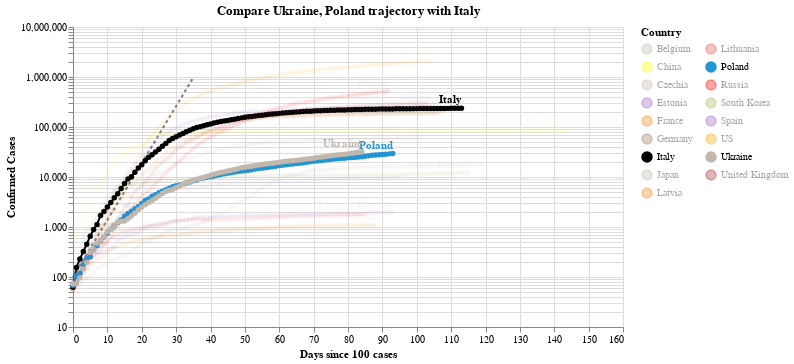

Notebook code cell kept with this figure:
### Code cell
#hide_input
chart2 = make_since_chart(dff2, ['Ukraine', 'Poland'], baseline_countries)
chart2

### Figure 1 — Vega-Lite specification as saved in the notebook (floating-point values rounded to 4 significant figures; data arrays with more than 128 entries replaced by an {"elided": "..."} marker saying what was removed)
{"config": {"view": {"continuousWidth": 400, "continuousHeight": 300}}, "layer": [{"data": {"name": "data-628230001892d6798b50651be41d1b3e"}, "mark": {"type": "line", "color": "black", "opacity": 0.5, "strokeDash": [3, 3]}, "encoding": {"x": {"type": "quantitative", "field": "Days since 100 cases"}, "y": {"type": "quantitative", "field": "Confirmed Cases"}}}, {"data": {"name": "data-e74888e1f842f858e6205c373c6e4f12"}, "mark": {"type": "line", "point": true}, "encoding": {"color": {"type": "nominal", "field": "Country", "legend": {"columns": 2}, "scale": {"domain": ["Belgium", "China", "Czechia", "Estonia", "France", "Germany", "Italy", "Japan", "Latvia", "Lithuania", "Poland", "Russia", "South Korea", "Spain", "US", "Ukraine", "United Kingdom"], "range": ["#C1B7AD", "yellow", "#C1B7AD", "#9467bd", "#F58518", "#9D755D", "black", "#C1B7AD", "#F58518", "#E45756", "#2495D3", "red", "#A1BA59", "#9467bd", "orange", "#C1B7AD", "brown"]}}, "opacity": {"condition": {"value": 1, "selection": "selector003"}, "value": 0.05}, "tooltip": [{"type": "nominal", "field": "Country"}, {"type": "temporal", "field": "Date"}, {"type": "quantitative", "field": "Confirmed Cases"}, {"type": "quantitative", "field": "Days since 100 cases"}], "x": {"type": "quantitative", "field": "Days since 100 cases"}, "y": {"type": "quantitative", "field": "Confirmed Cases", "scale": {"type": "log"}}}, "selection": {"selector003": {"type": "multi", "fields": ["Country"], "bind": "legend", "init": [{"Country": "Ukraine"}, {"Country": "Poland"}, {"Country": "Italy"}]}}, "width": 550}, {"data": {"name": "data-e74888e1f842f858e6205c373c6e4f12"}, "mark": {"type": "text", "align": "right", "dy": -8, "fontWeight": "bold"}, "encoding": {"color": {"type": "nominal", "field": "Country", "legend": {"columns": 2}, "scale": {"domain": ["Belgium", "China", "Czechia", "Estonia", "France", "Germany", "Italy", "Japan", "Latvia", "Lithuania", "Poland", "Russia", "South Korea", "Spain", "US", "Ukraine", "United Kingdom"], "range": ["#C1B7AD", "yellow", "#C1B7AD", "#9467bd", "#F58518", "#9D755D", "black", "#C1B7AD", "#F58518", "#E45756", "#2495D3", "red", "#A1BA59", "#9467bd", "orange", "#C1B7AD", "brown"]}}, "opacity": {"condition": {"value": 1, "selection": "selector003"}, "value": 0.05}, "text": {"type": "nominal", "field": "Country"}, "tooltip": [{"type": "nominal", "field": "Country"}, {"type": "temporal", "field": "Date"}, {"type": "quantitative", "field": "Confirmed Cases"}, {"type": "quantitative", "field": "Days since 100 cases"}], "x": {"type": "quantitative", "field": "Days since 100 cases"}, "y": {"type": "quantitative", "field": "Confirmed Cases", "scale": {"type": "log"}}}, "transform": [{"filter": "(datum['Date'] >= 1592092800000)"}], "width": 550}], "title": "Compare Ukraine, Poland trajectory with Italy", "$schema": "https://vega.github.io/schema/vega-lite/v4.0.2.json", "datasets": {"data-628230001892d6798b50651be41d1b3e": [{"Days since 100 cases": 0, "Confirmed Cases": 100.0}, {"Days since 100 cases": 1, "Confirmed Cases": 130.0}, {"Days since 100 cases": 2, "Confirmed Cases": 169.0}, {"Days since 100 cases": 3, "Confirmed Cases": 219.7}, {"Days since 100 cases": 4, "Confirmed Cases": 285.6}, {"Days since 100 cases": 5, "Confirmed Cases": 371.3}, {"Days since 100 cases": 6, "Confirmed Cases": 482.7}, {"Days since 100 cases": 7, "Confirmed Cases": 627.5}, {"Days since 100 cases": 8, "Confirmed Cases": 815.7}, {"Days since 100 cases": 9, "Confirmed Cases": 1060.0}, {"Days since 100 cases": 10, "Confirmed Cases": 1379.0}, {"Days since 100 cases": 11, "Confirmed Cases": 1792.0}, {"Days since 100 cases": 12, "Confirmed Cases": 2330.0}, {"Days since 100 cases": 13, "Confirmed Cases": 3029.0}, {"Days since 100 cases": 14, "Confirmed Cases": 3937.0}, {"Days since 100 cases": 15, "Confirmed Cases": 5119.0}, {"Days since 100 cases": 16, "Confirmed Cases": 6654.0}, {"Days since 100 cases": 17, "Confirmed Cases": 8650.0}, {"Days since 100 cases": 18, "Confirmed Cases": 11250.0}, {"Days since 100 cases": 19, "Confirmed Cases": 14620.0}, {"Days since 100 cases": 20, "Confirmed Cases": 19000.0}, {"Days since 100 cases": 21, "Confirmed Cases": 24710.0}, {"Days since 100 cases": 22, "Confirmed Cases": 32120.0}, {"Days since 100 cases": 23, "Confirmed Cases": 41750.0}, {"Days since 100 cases": 24, "Confirmed Cases": 54280.0}, {"Days since 100 cases": 25, "Confirmed Cases": 70560.0}, {"Days since 100 cases": 26, "Confirmed Cases": 91730.0}, {"Days since 100 cases": 27, "Confirmed Cases": 119300.0}, {"Days since 100 cases": 28, "Confirmed Cases": 155000.0}, {"Days since 100 cases": 29, "Confirmed Cases": 201500.0}, {"Days since 100 cases": 30, "Confirmed Cases": 262000.0}, {"Days since 100 cases": 31, "Confirmed Cases": 340600.0}, {"Days since 100 cases": 32, "Confirmed Cases": 442800.0}, {"Days since 100 cases": 33, "Confirmed Cases": 575600.0}, {"Days since 100 cases": 34, "Confirmed Cases": 748300.0}, {"Days since 100 cases": 35, "Confirmed Cases": 972800.0}], "data-e74888e1f842f858e6205c373c6e4f12": {"elided": "1764 records"}}}
